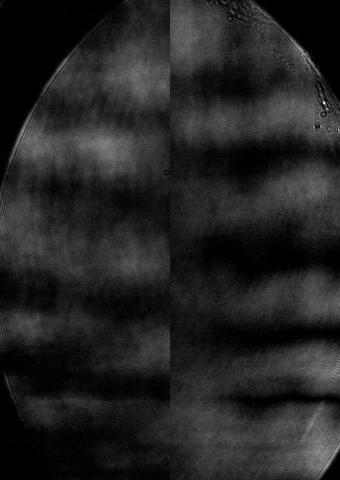
#> input picture images/alineacion666_rescaled.png, 340 x 480 px
$ python getFitData.py images 1.0
#> lines starting #> are read from the running program, lines starting #| are printed output that depends on the picture
#> further down, img is the input picture: shape (480, 340); min 0, max 255, mean 34.9
### imageSineFit.py
#python equalizeImage.py ./images/alineacion666_rescaled.png 250

import globals
import numpy as np
import cv2
import os
from scipy.optimize import curve_fit

def sine_function(x, A, B, C, D):
    return A * np.sin(B * x + C) + D

# [48 lines left out: function scanImage, not called in this run]

def verticalSineFit(img, guessedWavelength):
#> called with guessedWavelength = 1
    guessedParameters = {
        "guessedAmplitude": 125,
        "guessedWavelength": guessedWavelength,
        "guessedPhase": 0.5,
        "guessedVerticalDisplacement": 0
    }
    guessedAmplitude = guessedParameters["guessedAmplitude"]
    guessedWavelength = guessedParameters["guessedWavelength"]
    guessedPhase = guessedParameters["guessedPhase"]
    guessedVerticalDisplacement = guessedParameters["guessedVerticalDisplacement"]
    initial_guess = [guessedAmplitude, 2*np.pi/guessedWavelength, guessedPhase, guessedVerticalDisplacement]

    slc = img[:, 0]             #our image has the same vertical wave (if equalized)
#> slc = 480 values, max 96 at index 225, min 0 at index 10, mean 14.58

    len = np.size(slc)
#> len = 480
    x = range(0, len)
    # Perform the curve fitting
    try:
        params, covariance = curve_fit(sine_function, x, slc, p0=initial_guess)
#> params = [23.9, 6.3, -2.94, 19.65]; covariance = [[1.29, 8.27e-05, -0.0197, 0.288], [8.27e-05, 1.38e-07, -3.19e-05, 4.4e-05], [-0.0197, -3.19e-05, 0.00968, -0.00829], [0.288, 4.4e-05, -0.00829, 0.68]]
        perr = np.sqrt(np.diag(covariance))
#> perr = [1.14, 0.000372, 0.0984, 0.824]
        fittedParameters = {
            "amplitude":{
                "value": params[0],
                "error": perr[0]
            },
            "frequency":{
                "value": params[1],
                "error": perr[1]
            },
            "phase":{
                "value": params[2],
                "error": perr[2]
            },
            "verticalDisplacement":{
                "value": params[3],
                "error": perr[3]
            }
        }
    except Exception as e:
        print('Error', e)

    return fittedParameters, getImageFromParams(len, params)

# [9 lines left out: function getHorizontalMean, not called in this run]


def getImageFromParams(height, params):
#> called with height = 480, params = array of shape (4,)
    x = range(0, height)
    imgnew = np.empty((height, globals.EQUALIZED_IMAGE_WIDTH), dtype=np.uint8)
    A_fit, B_fit, C_fit, D_fit = params     # Extract the fitted parameters
#> A_fit = 23.9; B_fit = 6.3; C_fit = -2.94; D_fit = 19.65
    y_fit = sine_function(x, A_fit, B_fit, C_fit, D_fit)    # Generate y values using the fitted parameters
#> y_fit = 480 values, max 43.55 at index 249, min -4.25 at index 422, mean 14.58
    for row in range(0, height):
        imgnew[row, :] = y_fit[row]
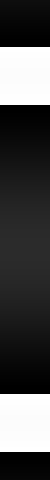
#> imgnew: shape (480, 50); min 0, max 255, mean 76.2
    #imgnew[:, :] = y_fit            #modify image with the best fit found
    return imgnew

### globals.py

import os
OS = my_variable_value = os.getenv('OS_INTERFEROMETER_FRINGE_ANALYSIS')

BLACK_IMAGE_LEVEL = 30
EQUALIZED_IMAGE_WIDTH = 50


CAMERA_SENSOR_MODE = 0# 0 o 2


#photo taken size
if CAMERA_SENSOR_MODE == 0:
    WIDTH = 640
    HEIGHT = 400

if CAMERA_SENSOR_MODE == 2:
    WIDTH = 1280
    HEIGHT = 800


'''

WIDTH = 640
HEIGHT = 400

WIDTH = 1280
HEIGHT = 800
'''

#photo resized size
RESIZED_WIDTH = WIDTH
RESIZED_HEIGHT = HEIGHT


#STATUS
BLACK_IMAGE = 0
FIRST_FIXED_MIRROR = 1
MOBILE_MIRROR = 2
SECOND_FIXED_MIRROR = 3
WAIT_BLACK_IMAGE = 4


import threading
import queue
import sys

input_queue = queue.Queue()

def read_stdin_thread(q):
    while True:
        line = sys.stdin.readline().strip()
        q.put(line)

# Start the reading thread
reader_thread = threading.Thread(target=read_stdin_thread, args=(input_queue,), daemon=True)
reader_thread.start()

# [10 lines left out: function getKey, not called in this run]


import numpy as np

#SERIAL_PORT_NAME = 'COM3'
SERIAL_PORT_NAME = '/dev/ttyUSB0'

#states
WAITING_MOBILE_MIRROR_PHOTO = 1
WAITING_FIXED_MIRROR_PHOTO = 2

#redis subscriptions
FOTO_TAKEN_RESIZED = 'phototakenresized'
FOTO_TAKEN = 'phototaken'


#constants
HIDE = "hide"
SHOW = "show"


# [5 lines left out: function isPressedKey, not called in this run]


def shouldCloseThisApp(key):
    return key == 'q'

def shouldPauseThisApp(key):
    return key == 'p'


# [22 lines left out: functions toY8array, isBlackImage, filterFFT, not called in this run]


def pointsAverage(lastPoints):
    average = sum(lastPoints) / len(lastPoints)
    return average


# [76 lines left out: functions getAroundPoints, getAroundPoints2, getFileName, softenSignal, getData, applyFunction and 2 more, not called in this run]

def split(s, params):
    return s.split(params[0])


# [4 lines left out: function getMaximumPeriod, not called in this run]


### getFitData.py
#python3 getFitData.py ./videos/fringes_44/framesLeftEqualized 120

import cv2
import matplotlib.pyplot as plt
import matplotlib.gridspec as gridspec
from skimage import exposure
import sys
import os
import imageSineFit as isf
import json

input_folder = (sys.argv[1])
guessedWavelength = float(sys.argv[2])

fitDataList = []
for filename in os.listdir(input_folder):
    if filename.lower().endswith(('.jpg', '.jpeg', '.png')):
        inputPath = os.path.join(input_folder, filename)
        img = cv2.imread(inputPath, 0)
        fitData = isf.verticalSineFit(img, guessedWavelength)
        fitDataList.append(fitData)
        #break
outputPath = os.path.join(input_folder, "fitData.json")
with open(outputPath, 'w') as f:
#> (the run stopped early here; a loop or call above may not have finished)

$ run again, with images/alineacion.png copied over images/alineacion666_rescaled.png
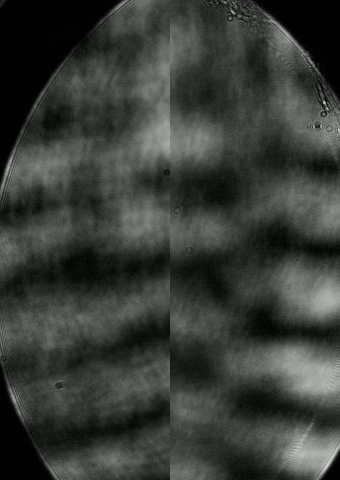
#> input picture images/alineacion.png, 340 x 480 px
#> slc = 480 values, max 119 at index 339, min 0 at index 15, mean 25.82
#> len = 480
#> params = [40.24, 6.3, -2.98, 32.02]; covariance = [[1.82, 2.67e-05, -0.0102, 0.291], [2.67e-05, 7.32e-08, -1.67e-05, 8.01e-05], [-0.0102, -1.67e-05, 0.00503, -0.0139], [0.291, 8.01e-05, -0.0139, 1.05]]
#> perr = [1.35, 0.000271, 0.0709, 1.02]
#> A_fit = 40.24; B_fit = 6.3; C_fit = -2.98; D_fit = 32.02
#> y_fit = 480 values, max 72.26 at index 275, min -8.22 at index 465, mean 25.83
#> after the loop in getImageFromParams, `for row in range(0, height):`:
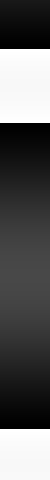
#> imgnew: shape (480, 50); min 0, max 255, mean 92.3

$ run again, with images/alineacion444.png copied over images/alineacion666_rescaled.png
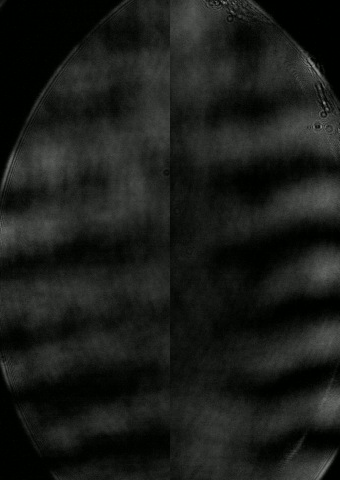
#> input picture images/alineacion444.png, 340 x 480 px
#> slc = 480 values, max 100 at index 225, min 0 at index 13, mean 14.66
#> len = 480
#> params = [23.86, 6.3, -3.12, 19.56]; covariance = [[0.871, 4.61e-05, -0.0108, 0.185], [4.61e-05, 8.89e-08, -1.99e-05, 2.35e-05], [-0.0108, -1.99e-05, 0.00601, -0.0029], [0.185, 2.35e-05, -0.0029, 0.457]]
#> perr = [0.933, 0.000298, 0.0775, 0.676]
#> A_fit = 23.86; B_fit = 6.3; C_fit = -3.12; D_fit = 19.56
#> y_fit = 480 values, max 43.42 at index 257, min -4.31 at index 429, mean 14.66
#> after the loop in getImageFromParams, `for row in range(0, height):`:
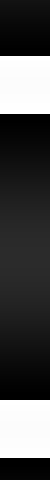
#> imgnew: shape (480, 50); min 0, max 255, mean 76.3
